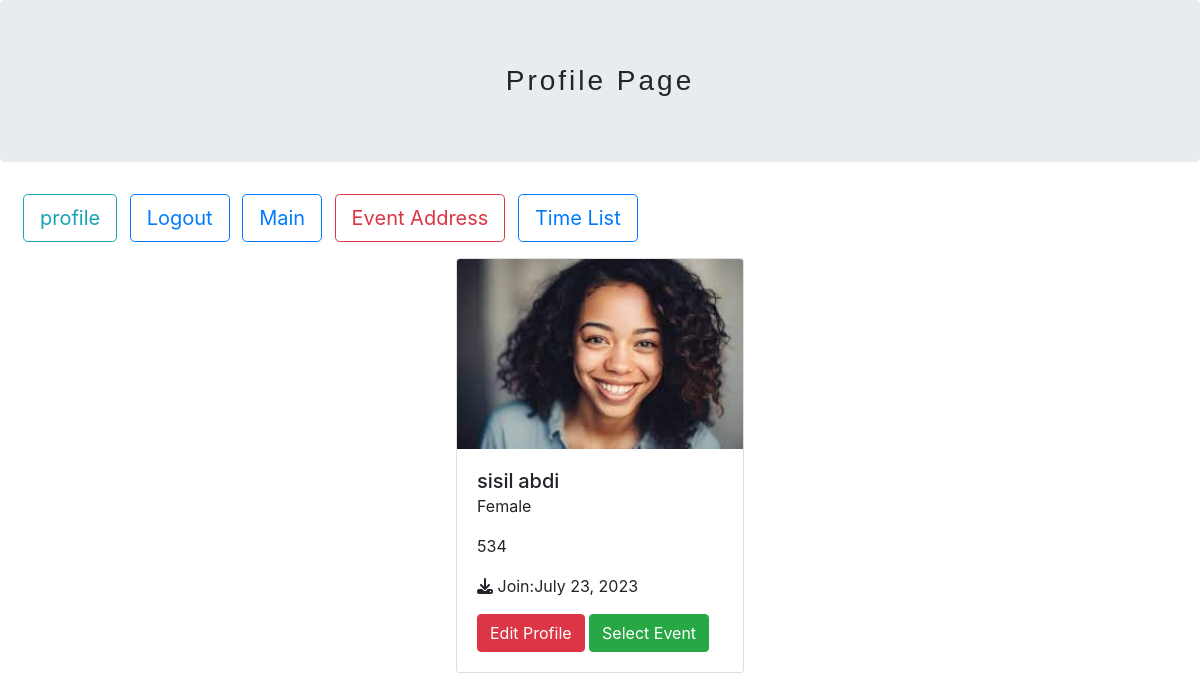
/accounts/profile/ (signed in), run on the app's committed database.
### accounts/models.py (models this page shows, shortened)
class ProfileModel(models.Model):
    class Meta:
        verbose_name="user"
    user = models.OneToOneField(User, on_delete=models.CASCADE, related_name='profile')
    man =1
    woman =2
    startus_choice =((man,"Male"),(woman,"Female"))
    gender = models.IntegerField(choices= startus_choice)
    profileImage = models.ImageField(upload_to='profileImages/', null=True)
    credit= models.IntegerField(default=0)

### accounts/views.py (the view)
# urls.py: path('profile/',views.profileView,name="profile" ) ,
@login_required
def profileView(request):
      profile = request.user.profile
      dataJoin=request.user.date_joined.strftime("%B  %d, %Y ")
      context={
            "profile":profile ,
            "dataJoin" :dataJoin
      }
      return render(request ,"accounts/profile.html",context)

### accounts/templates/accounts/profile.html
{%  extends  "ticketing/layout.html" %}
{% block titlePage %}  Profile Page{% endblock%}
{% block mainContent %}
<div class="container-fluid mt-3">
  <div class="card mx-auto" style="width: 18rem;">
    <img class="card-img-top" src="{{profile.profileImage.url}}" alt="Card image cap">
    <div class="card-body">
      <h5 class="card-title d-inline">{{profile.user.first_name}}</h5>
      <h5 class="card-title d-inline">{{profile.user.last_name}}</h5>
      <p class="card-text"> {{profile.get_gender_display}} </p>
      <p class="card-text"> {{profile.credit}} </p>
      <p><i class="fa-solid fa-download"></i>  Join:{{dataJoin}} </p>
      <a class="btn btn-danger  text-white"  href="{% url 'accounts:profile-edit'  %}">Edit Profile</a>
      <a class="btn btn-success  text-white"  href="{% url 'ticketing:event-selection'  %}">Select Event</a>
    </div>
  </div>
</div>
{% endblock%}

### ticketing/static/ticketing/css/main.css (style rules this page uses)
a { text-decoration: none; color: black; }

### data on the page
ProfileModel: profileImage (picture), user.first_name "sisil", user.last_name "abdi", gender "Female", credit "534"

### other printed values
{{ dataJoin }} "July 23, 2023"
